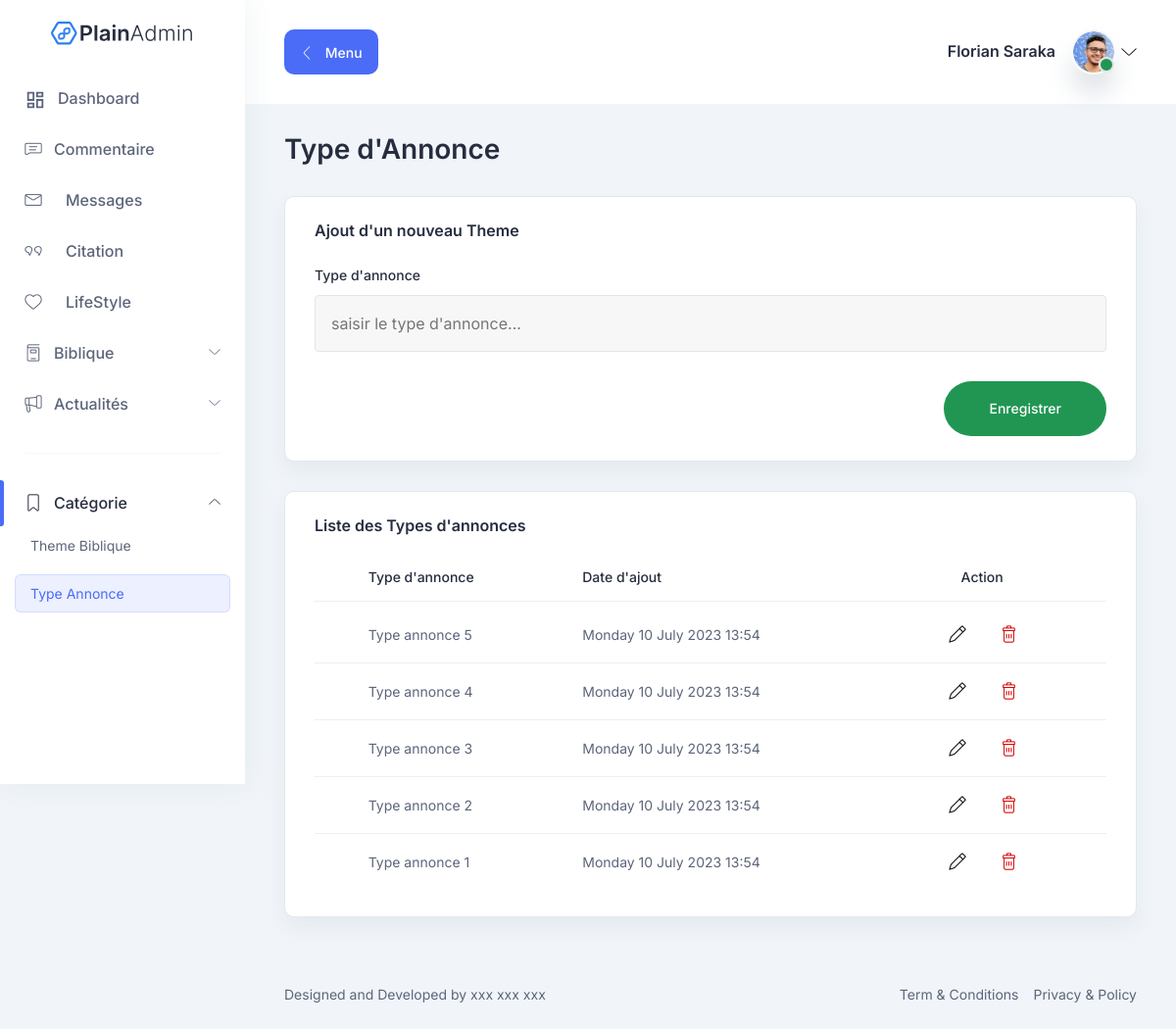
/dash/type-annonce (signed in), run on an earlier commit of the app's database.
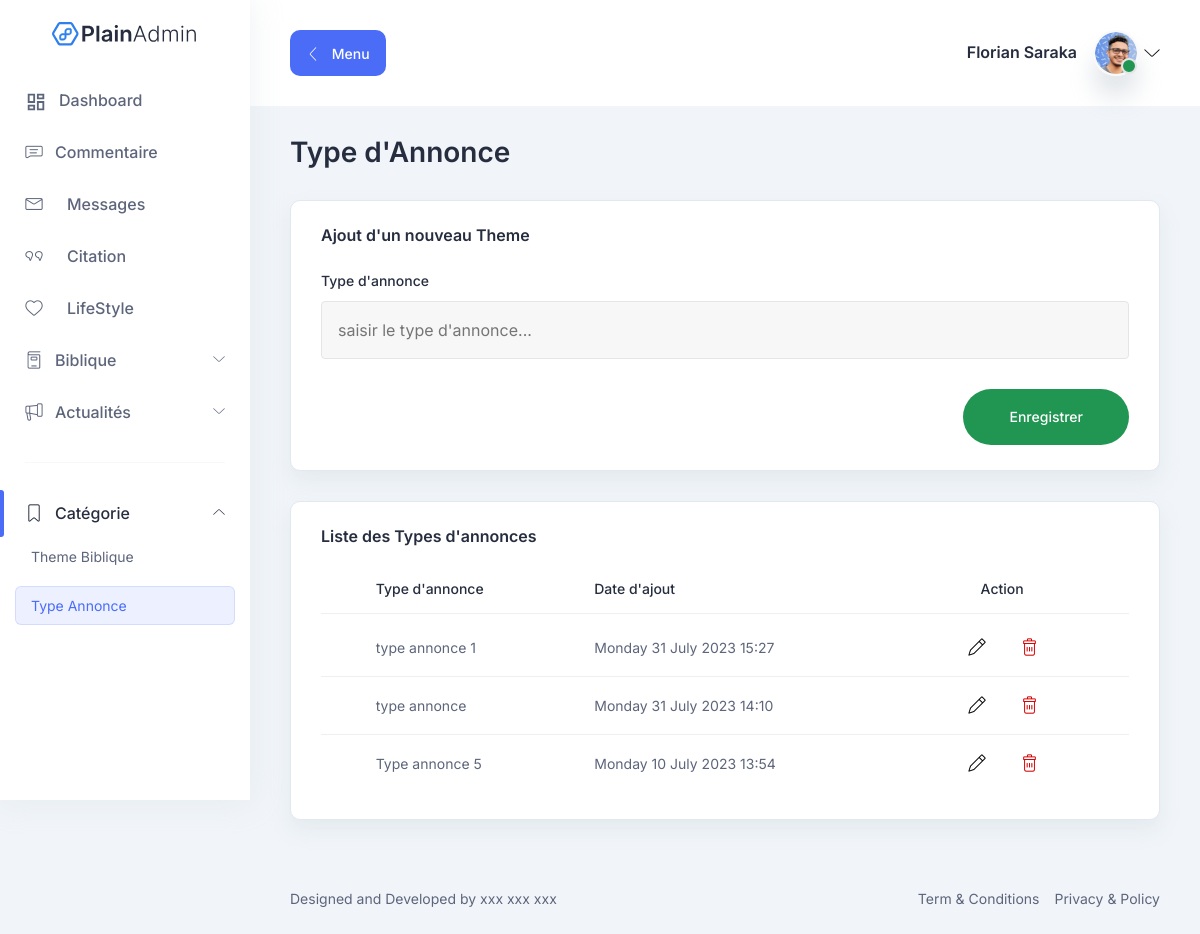
And on a later commit of the database.
### dash/models.py (models this page shows, shortened)
class type_annonce(models.Model):
    nom_type_annonce = models.CharField(max_length=500)
    date_ajout = models.DateTimeField(auto_now=True)

### dash/views.py (the view)
# urls.py: path('type-annonce', typ_a, name='typ_a'),
@user_passes_test(lambda u: u.is_superuser or u.is_staff)
def typ_a(Request):
    tp_a = type_annonce.objects.order_by('-date_ajout')
    return render(Request, 'dash/type_a.html', {'tp_a':tp_a})

### templates/dash/type_a.html (shortened to what this page needs)
{% extends "dash/master.html" %}
{% block show_typ_th_b %} show {% endblock %}
{% block active_a %} class="active" {% endblock %}
{% block coll_bibilque %} class="collapsed" {% endblock %}
{% block coll_ann %} class="collapsed" {% endblock %}
{% block content %}
{% load static %}
      <section class="tab-components">
        <div class="container-fluid">
          <div class="title-wrapper pt-30">
            <div class="row align-items-center">
              <div class="col-md-6">
                <div class="title mb-30">
                  <h2>Type d'Annonce</h2>
                </div>
              </div>
            </div>
          </div>
          <div class="form-elements-wrapper">
            <div class="row">
              <div class="col-lg-12">
                <div class="card-style mb-30">
                  <h6 class="mb-25">Ajout d'un nouveau Theme</h6>
                    <form action="{% url 'dash:ajouter_typ_a' %}" method="post" enctype="multipart/form-data">
                        <div class="input-style-1">
                            <label>Type d'annonce</label>
                            <input required type="text" placeholder="saisir le type d'annonce..." id="nom_type_annonce" name="nom_type_annonce" />
                        </div>
                        <div style="text-align: right;">
                            <button class="main-btn success-btn rounded-full btn-hover" style="text-align: center;">
                                Enregistrer
                            </button>
                        </div>
                    </form>
                </div>
              </div>
            </div>
            <div class="row">
                <div class="col-lg-12">
                  <div class="card-style mb-30">
                    <h6 class="mb-10">Liste des Types d'annonces</h6>
                    <div class="table-wrapper table-responsive">
                      <table class="table striped-table">
                        <thead>
                          <tr>
                            <th></th>
                            <th><h6>Type d'annonce</h6></th>
                            <th><h6>Date d'ajout</h6></th>
                            <th><h6>&nbsp;&nbsp;&nbsp;&nbsp;&nbsp;Action</h6></th>
                          </tr>
                        </thead>
                        <tbody>
                            {% for tp_a in tp_a %}
                            <tr>
                                <td>
                                </td>
                                <td>
                                <p> {{ tp_a.nom_type_annonce }} </p>
                                </td>
                                <td>
                                <p> {{ tp_a.date_ajout|date:"l d F Y" }} {{ tp_a.date_ajout|time:"H:i" }} </p>
                                </td>
                                <td>
                                <div class="action">
                                    <form action="{% url 'dash:edit_typ_a' tp_a.id %}" method="post" enctype="multipart/form-data">
                                        <button class="edit" name="form_edit_typ_a">
                                          <i class="lni lni-pencil"></i>
                                        </button>
                                    </form>
                                    <form action="{% url 'dash:supprimer_typ_a' tp_a.id %}" method="post" enctype="multipart/form-data">
                                        <button class="text-danger">
                                            <i class="lni lni-trash-can"></i>
                                        </button>
                                    </form>
                                </div>
                                </td>
                            </tr>
                            {% endfor %}
                        </tbody>
                      </table>
                    </div>
                  </div>
                </div>
            </div>
          </div>
        </div>
      </section>
{% endblock %}

### templates/dash/master.html (shortened to what this page needs)
{% load static %}
<!DOCTYPE html>
<html lang="en">
  <head>
    <link rel="stylesheet" href="{% static 'dash/assets/css/bootstrap.min.css' %}">
<link rel="stylesheet" href="{% static 'dash/assets/css/lineicons.css' %}">
<link rel="stylesheet" href="{% static 'dash/assets/css/materialdesignicons.min.css' %}">
<link rel="stylesheet" href="{% static 'dash/assets/css/fullcalendar.css' %}">
<link rel="stylesheet" href="{% static 'dash/assets/css/main.css' %}">
  </head>
  <body>
    <aside class="sidebar-nav-wrapper">
      <div class="navbar-logo">
        <a href="{% url 'dash:user_page' %}">
          <img src="{% static 'dash/assets/images/logo/logo.svg' %}" alt="logo" />
        </a>
      </div>
      <nav class="sidebar-nav">
        <ul>
          <li class="nav-item {% block active_dash %}{% endblock %}">
            <a href="{% url 'dash:user_page' %}">
                <span class="icon">
                </span>
                <span class="text">Dashboard</span>
            </a>
          </li>
          <li class="nav-item {% block comment %}{% endblock %}">
            <a href="{% url 'dash:comment' %}">
                <span class="icon">
                  <i class="lni lni-comments-alt "></i>
                </span>
                <span class="text">Commentaire</span>
            </a>
          </li>
          <li class="nav-item {% block active_msg %}{% endblock %}">
            <a href="{% url 'dash:msg' %}">
              <span class="icon">
                <span class="icon">
                  <i class="lni lni-envelope"></i>
                </span>
              </span>
              <span class="text">Messages</span>
            </a>
          </li>
          <li class="nav-item {% block active_qt %}{% endblock %}">
            <a href="{% url 'dash:insp' %}">
              <span class="icon">
                <span class="icon">
                  <i class="lni lni-quotation"></i>
                </span>
              </span>
              <span class="text">Citation</span>
            </a>
          </li>
          <li class="nav-item {% block active_lifS %}{% endblock %}">
            <a href="{% url 'dash:lifes' %}">
              <span class="icon">
                <span class="icon">
                  <i class="lni lni-heart"></i>
                </span>
              </span>
              <span class="text">LifeStyle</span>
            </a>
          </li>
          <li class="nav-item nav-item-has-children">
            <a
              href="#0"
              {% block coll_bibilque %}{% endblock %}
              data-bs-toggle="collapse"
              data-bs-target="#ddmenu_2"
              aria-controls="ddmenu_2"
              aria-expanded="false"
              aria-label="Toggle navigation"
            >
            <span class="icon">
              <i class="lni lni-book"></i>
            </span>
            <span class="text">Biblique</span>
            </a>
          </li>
          <li class="nav-item nav-item-has-children">
            <a
              href="#0"
              {% block coll_ann %}{% endblock %}
              data-bs-toggle="collapse"
              data-bs-target="#ddmenu_4"
              aria-controls="ddmenu_4"
              aria-expanded="false"
              aria-label="Toggle navigation"
            >
            <span class="icon">
              <i class="lni lni-bullhorn"></i>
            </span>
            <span class="text">Actualités</span>
            </a>
          </li>
          <span class="divider"><hr /></span>
          <li class="nav-item nav-item-has-children">
            <a
              href="#0"
              {% block coll_typ_th_b %}{% endblock %}
              data-bs-toggle="collapse"
              data-bs-target="#ddmenu_3"
              aria-controls="ddmenu_3"
              aria-expanded="false"
              aria-label="Toggle navigation"
            >
              <span class="icon">
                <i class="lni lni-bookmark"></i>
              </span>
              <span class="text">Catégorie</span>
            </a>
            <ul id="ddmenu_3" class="collapse {% block show_typ_th_b %}{% endblock %} dropdown-nav">
              <li>
                <a href="{% url 'dash:typ_th_b' %}" {% block active_typ_th_b %}{% endblock %}> Theme Biblique </a>
              </li>
              <li>
                <a href="{% url 'dash:typ_a' %}" {% block active_a %}{% endblock %}> Type Annonce </a>
              </li>
            </ul>
          </li>
        </ul>
      </nav>
    </aside>
    <main class="main-wrapper">
      <header class="header">
        <div class="container-fluid">
          <div class="row">
            <div class="col-lg-5 col-md-5 col-6">
              <div class="header-left d-flex align-items-center">
                <div class="menu-toggle-btn mr-20">
                  <button
                    id="menu-toggle"
                    class="main-btn primary-btn btn-hover"
                  >
                    <i class="lni lni-chevron-left me-2"></i> Menu
                  </button>
                </div>
              </div>
            </div>
            <div class="col-lg-7 col-md-7 col-6">
              <div class="header-right">
                <div class="profile-box ml-15">
                  <button
                    class="dropdown-toggle bg-transparent border-0"
                    type="button"
                    id="profile"
                    data-bs-toggle="dropdown"
                    aria-expanded="false"
                  >
                    <div class="profile-info">
                      <div class="info">
                        <h6>{{user.last_name }} {{user.first_name }}</h6>
                        <div class="image">
                          <img
                            src="{% static 'dash/assets/images/profile/profile-image.png' %}"
                            alt=""
                          />
                          <span class="status"></span>
                        </div>
                      </div>
                    </div>
                    <i class="lni lni-chevron-down"></i>
                  </button>
                </div>
              </div>
            </div>
          </div>
        </div>
      </header>
        {% block content %}{% endblock %}
      <footer class="footer">
        <div class="container-fluid">
          <div class="row">
            <div class="col-md-6 order-last order-md-first">
              <div class="copyright text-center text-md-start">
                <p class="text-sm">
                  Designed and Developed by
                  <a
                    href="https://plainadmin.com"
                    rel="nofollow"
                    target="_blank"
                  >
                    xxx xxx xxx
                  </a>
                </p>
              </div>
            </div>
            <div class="col-md-6">
              <div
                class="
                  terms
                  d-flex
                  justify-content-center justify-content-md-end
                "
              >
                <a class="text-sm">Term & Conditions</a>
                <a class="text-sm ml-15">Privacy & Policy</a>
              </div>
            </div>
          </div>
        </div>
      </footer>
    </main>
  </body>
</html>

### static/dash/assets/css/fullcalendar.css (style rules this page uses)
:root { --fc-daygrid-event-dot-width: 8px; }
:root { --fc-list-event-dot-width: 10px; --fc-list-event-hover-bg-color: #f5f5f5; }

What changed in the data, as far as the page shows it:
removed type_annonce: nom_type_annonce "Type annonce 4", date_ajout "Monday 10 July 2023", date_ajout "13:54"
removed type_annonce: nom_type_annonce "Type annonce 3", date_ajout "Monday 10 July 2023", date_ajout "13:54"
removed type_annonce: nom_type_annonce "Type annonce 2", date_ajout "Monday 10 July 2023", date_ajout "13:54"
removed type_annonce: nom_type_annonce "Type annonce 1", date_ajout "Monday 10 July 2023", date_ajout "13:54"
added type_annonce: nom_type_annonce "type annonce 1", date_ajout "Monday 31 July 2023", date_ajout "15:27"
added type_annonce: nom_type_annonce "type annonce", date_ajout "Monday 31 July 2023", date_ajout "14:10"
